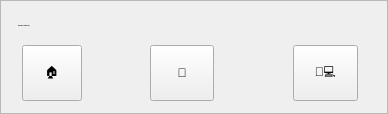
   <widget class="QFrame" name="frame">
    <property name="geometry">
     <rect>
      <x>10</x>
      <y>10</y>
      <width>388</width>
      <height>114</height>
     </rect>
    </property>
    <property name="maximumSize">
     <size>
      <width>388</width>
      <height>114</height>
     </size>
    </property>
    <property name="frameShape">
     <enum>QFrame::Shape::StyledPanel</enum>
    </property>
    <property name="frameShadow">
     <enum>QFrame::Shadow::Raised</enum>
    </property>
    <widget class="QLabel" name="head_lbl">
     <property name="geometry">
      <rect>
       <x>18</x>
       <y>4</y>
       <width>360</width>
       <height>43</height>
      </rect>
     </property>
     <property name="font">
      <font>
       <pointsize>-1</pointsize>
       <bold>true</bold>
      </font>
     </property>
     <property name="text">
      <string>Smart GPA Assistant  🎓</string>
     </property>
     <property name="label_case" stdset="0">
      <string>head</string>
     </property>
    </widget>
    <widget class="QPushButton" name="dashboard">
     <property name="geometry">
      <rect>
       <x>22</x>
       <y>45</y>
       <width>60</width>
       <height>56</height>
      </rect>
     </property>
     <property name="toolTip">
      <string>Dashboard</string>
     </property>
     <property name="text">
      <string>🏠</string>
     </property>
     <property name="style_type" stdset="0">
      <string>emoji_btn</string>
     </property>
    </widget>
    <widget class="QPushButton" name="about">
     <property name="geometry">
      <rect>
       <x>293</x>
       <y>45</y>
       <width>65</width>
       <height>56</height>
      </rect>
     </property>
     <property name="toolTip">
      <string>about</string>
     </property>
     <property name="text">
      <string>👨‍💻</string>
     </property>
     <property name="style_type" stdset="0">
      <string>emoji_btn</string>
     </property>
    </widget>
    <widget class="QPushButton" name="current_semester">
     <property name="geometry">
      <rect>
       <x>150</x>
       <y>45</y>
       <width>64</width>
       <height>56</height>
      </rect>
     </property>
     <property name="toolTip">
      <string>Current Semester</string>
     </property>
     <property name="text">
      <string>🎯</string>
     </property>
     <property name="style_type" stdset="0">
      <string>emoji_btn</string>
     </property>
    </widget>
   </widget>
